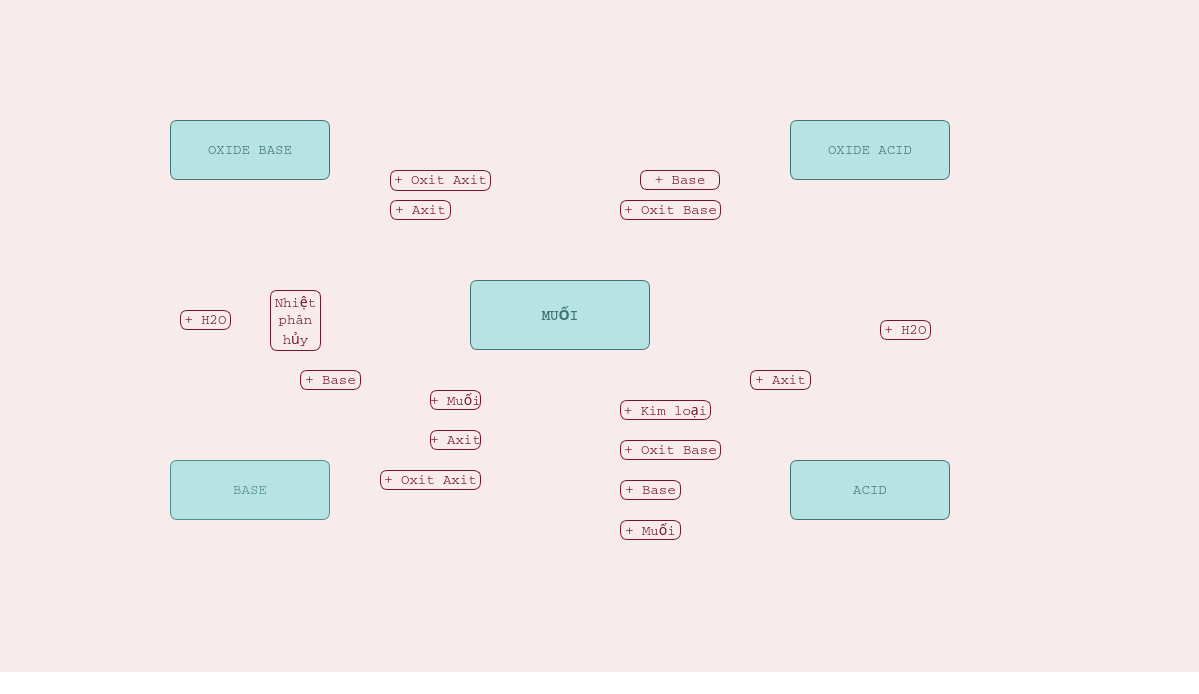
<?xml version="1.0" encoding="UTF-8"?>
<ui version="4.0">
 <class>MindMapWindow</class>
 <widget class="QMainWindow" name="MindMapWindow">
  <property name="geometry">
   <rect>
    <x>0</x>
    <y>0</y>
    <width>1199</width>
    <height>694</height>
   </rect>
  </property>
  <property name="windowTitle">
   <string>Mind Map</string>
  </property>
  <property name="styleSheet">
   <string notr="true">font-family: Courier, sans-serif;
font-size: 14px;
background-color:transparent</string>
  </property>
  <widget class="QWidget" name="centralwidget">
   <property name="styleSheet">
    <string notr="true">background-color: #f7ebeb;</string>
   </property>
   <widget class="QLabel" name="lblOxideBase">
    <property name="geometry">
     <rect>
      <x>170</x>
      <y>120</y>
      <width>160</width>
      <height>60</height>
     </rect>
    </property>
    <property name="styleSheet">
     <string notr="true">background-color: #b7e3e2; border-radius:8px; font: bold 14pt &quot;Montserrat&quot;;color:#3d7574;border: 1px solid #3d7574;
border-radius: 7px;</string>
    </property>
    <property name="text">
     <string>OXIDE BASE</string>
    </property>
    <property name="alignment">
     <set>Qt::AlignCenter</set>
    </property>
   </widget>
   <widget class="QLabel" name="lblOxideAcid">
    <property name="geometry">
     <rect>
      <x>790</x>
      <y>120</y>
      <width>160</width>
      <height>60</height>
     </rect>
    </property>
    <property name="styleSheet">
     <string notr="true">background-color: #b7e3e2; border-radius:8px; font: bold 14pt &quot;Montserrat&quot;;color:#3d7574;border: 1px solid #3d7574;
border-radius: 7px;</string>
    </property>
    <property name="text">
     <string>OXIDE ACID</string>
    </property>
    <property name="alignment">
     <set>Qt::AlignCenter</set>
    </property>
   </widget>
   <widget class="QLabel" name="lblBase">
    <property name="geometry">
     <rect>
      <x>170</x>
      <y>460</y>
      <width>160</width>
      <height>60</height>
     </rect>
    </property>
    <property name="styleSheet">
     <string notr="true">background-color: #b7e3e2; border-radius:8px; font: bold 14pt &quot;Montserrat&quot;;color:#4c8c8b;border: 1px solid #4c8c8b;
border-radius: 7px;</string>
    </property>
    <property name="text">
     <string>BASE</string>
    </property>
    <property name="alignment">
     <set>Qt::AlignCenter</set>
    </property>
   </widget>
   <widget class="QLabel" name="lblAcid">
    <property name="geometry">
     <rect>
      <x>790</x>
      <y>460</y>
      <width>160</width>
      <height>60</height>
     </rect>
    </property>
    <property name="styleSheet">
     <string notr="true">background-color: #b7e3e2; border-radius:8px; font: bold 14pt &quot;Montserrat&quot;;color:#3d7574;border: 1px solid #3d7574;
border-radius: 7px;</string>
    </property>
    <property name="text">
     <string>ACID</string>
    </property>
    <property name="alignment">
     <set>Qt::AlignCenter</set>
    </property>
   </widget>
   <widget class="QLabel" name="lblMuoi">
    <property name="geometry">
     <rect>
      <x>470</x>
      <y>280</y>
      <width>180</width>
      <height>70</height>
     </rect>
    </property>
    <property name="font">
     <font>
      <family>Montserrat</family>
      <pointsize>14</pointsize>
      <weight>75</weight>
      <italic>false</italic>
      <bold>true</bold>
     </font>
    </property>
    <property name="styleSheet">
     <string notr="true">background-color: #b7e3e2; border-radius:8px; font: bold 14pt &quot;Montserrat&quot;;color:#3d7574;border: 1px solid #3d7574;
border-radius: 7px;</string>
    </property>
    <property name="text">
     <string>MUỐI</string>
    </property>
    <property name="alignment">
     <set>Qt::AlignCenter</set>
    </property>
   </widget>
   <widget class="QLabel" name="arrow_top_left_to_center">
    <property name="geometry">
     <rect>
      <x>320</x>
      <y>190</y>
      <width>151</width>
      <height>91</height>
     </rect>
    </property>
    <property name="styleSheet">
     <string notr="true">background-color:transparent</string>
    </property>
    <property name="pixmap">
     <pixmap>../img/arrow3.png</pixmap>
    </property>
    <property name="scaledContents">
     <bool>true</bool>
    </property>
   </widget>
   <widget class="QLabel" name="arrow_top_right_to_center">
    <property name="geometry">
     <rect>
      <x>660</x>
      <y>190</y>
      <width>141</width>
      <height>91</height>
     </rect>
    </property>
    <property name="styleSheet">
     <string notr="true">background-color:transparent</string>
    </property>
    <property name="pixmap">
     <pixmap>../img/arrow2.png</pixmap>
    </property>
    <property name="scaledContents">
     <bool>true</bool>
    </property>
   </widget>
   <widget class="QLabel" name="arrow_bottom_left_to_center">
    <property name="geometry">
     <rect>
      <x>320</x>
      <y>340</y>
      <width>151</width>
      <height>91</height>
     </rect>
    </property>
    <property name="styleSheet">
     <string notr="true">background-color:transparent</string>
    </property>
    <property name="pixmap">
     <pixmap>../img/arrow4.png</pixmap>
    </property>
    <property name="scaledContents">
     <bool>true</bool>
    </property>
   </widget>
   <widget class="QLabel" name="arrow_bottom_right_to_center">
    <property name="geometry">
     <rect>
      <x>660</x>
      <y>350</y>
      <width>161</width>
      <height>91</height>
     </rect>
    </property>
    <property name="styleSheet">
     <string notr="true">background-color:transparent</string>
    </property>
    <property name="pixmap">
     <pixmap>../img/arrow1.png</pixmap>
    </property>
    <property name="scaledContents">
     <bool>true</bool>
    </property>
   </widget>
   <widget class="QLabel" name="lblPlusAcidTL">
    <property name="geometry">
     <rect>
      <x>390</x>
      <y>200</y>
      <width>61</width>
      <height>20</height>
     </rect>
    </property>
    <property name="styleSheet">
     <string notr="true">background-color:#f7ebeb;
color:#751330;
border: 1px solid #751330;
border-radius: 7px;</string>
    </property>
    <property name="text">
     <string>+ Axit</string>
    </property>
    <property name="alignment">
     <set>Qt::AlignCenter</set>
    </property>
   </widget>
   <widget class="QLabel" name="lblPlusBaseTR">
    <property name="geometry">
     <rect>
      <x>640</x>
      <y>170</y>
      <width>80</width>
      <height>20</height>
     </rect>
    </property>
    <property name="styleSheet">
     <string notr="true">background-color:#f7ebeb;
color:#751330;
border: 1px solid #751330;
border-radius: 7px;</string>
    </property>
    <property name="text">
     <string>+ Base</string>
    </property>
    <property name="alignment">
     <set>Qt::AlignCenter</set>
    </property>
   </widget>
   <widget class="QLabel" name="lblPlusBaseBL">
    <property name="geometry">
     <rect>
      <x>430</x>
      <y>390</y>
      <width>51</width>
      <height>20</height>
     </rect>
    </property>
    <property name="styleSheet">
     <string notr="true">background-color:#f7ebeb;
color:#751330;
border: 1px solid #751330;
border-radius: 7px;</string>
    </property>
    <property name="text">
     <string>+ Muối</string>
    </property>
    <property name="alignment">
     <set>Qt::AlignCenter</set>
    </property>
   </widget>
   <widget class="QLabel" name="lblPlusKimloai">
    <property name="geometry">
     <rect>
      <x>620</x>
      <y>400</y>
      <width>91</width>
      <height>20</height>
     </rect>
    </property>
    <property name="styleSheet">
     <string notr="true">background-color:#f7ebeb;
color:#751330;
border: 1px solid #751330;
border-radius: 7px;</string>
    </property>
    <property name="text">
     <string>+ Kim loại</string>
    </property>
    <property name="alignment">
     <set>Qt::AlignCenter</set>
    </property>
   </widget>
   <widget class="QLabel" name="lblPlusAcidTL_2">
    <property name="geometry">
     <rect>
      <x>390</x>
      <y>170</y>
      <width>101</width>
      <height>21</height>
     </rect>
    </property>
    <property name="font">
     <font>
      <family>Courier,sans-serif</family>
      <pointsize>-1</pointsize>
     </font>
    </property>
    <property name="styleSheet">
     <string notr="true">background-color:#f7ebeb;
color:#751330;
border: 1px solid #751330;
border-radius: 7px;</string>
    </property>
    <property name="text">
     <string>+ Oxit Axit</string>
    </property>
    <property name="alignment">
     <set>Qt::AlignCenter</set>
    </property>
   </widget>
   <widget class="QLabel" name="lblPlusBaseTR_2">
    <property name="geometry">
     <rect>
      <x>620</x>
      <y>200</y>
      <width>101</width>
      <height>20</height>
     </rect>
    </property>
    <property name="styleSheet">
     <string notr="true">background-color:#f7ebeb;
color:#751330;
border: 1px solid #751330;
border-radius: 7px;</string>
    </property>
    <property name="text">
     <string>+ Oxit Base</string>
    </property>
    <property name="alignment">
     <set>Qt::AlignCenter</set>
    </property>
   </widget>
   <widget class="QLabel" name="lblPlusAcidTL_3">
    <property name="geometry">
     <rect>
      <x>430</x>
      <y>430</y>
      <width>51</width>
      <height>20</height>
     </rect>
    </property>
    <property name="styleSheet">
     <string notr="true">background-color:#f7ebeb;
color:#751330;
border: 1px solid #751330;
border-radius: 7px;</string>
    </property>
    <property name="text">
     <string>+ Axit</string>
    </property>
    <property name="alignment">
     <set>Qt::AlignCenter</set>
    </property>
   </widget>
   <widget class="QLabel" name="lblPlusAcidTL_4">
    <property name="geometry">
     <rect>
      <x>380</x>
      <y>470</y>
      <width>101</width>
      <height>20</height>
     </rect>
    </property>
    <property name="font">
     <font>
      <family>Courier,sans-serif</family>
      <pointsize>-1</pointsize>
     </font>
    </property>
    <property name="styleSheet">
     <string notr="true">background-color:#f7ebeb;
color:#751330;
border: 1px solid #751330;
border-radius: 7px;</string>
    </property>
    <property name="text">
     <string>+ Oxit Axit</string>
    </property>
    <property name="alignment">
     <set>Qt::AlignCenter</set>
    </property>
   </widget>
   <widget class="QLabel" name="arrow_top_right_to_center_2">
    <property name="geometry">
     <rect>
      <x>310</x>
      <y>340</y>
      <width>151</width>
      <height>91</height>
     </rect>
    </property>
    <property name="styleSheet">
     <string notr="true">background-color:transparent</string>
    </property>
    <property name="pixmap">
     <pixmap>../img/arrow2.png</pixmap>
    </property>
    <property name="scaledContents">
     <bool>true</bool>
    </property>
   </widget>
   <widget class="QLabel" name="lblPlusBaseTR_3">
    <property name="geometry">
     <rect>
      <x>300</x>
      <y>370</y>
      <width>61</width>
      <height>20</height>
     </rect>
    </property>
    <property name="styleSheet">
     <string notr="true">background-color:#f7ebeb;
color:#751330;
border: 1px solid #751330;
border-radius: 7px;</string>
    </property>
    <property name="text">
     <string>+ Base</string>
    </property>
    <property name="alignment">
     <set>Qt::AlignCenter</set>
    </property>
   </widget>
   <widget class="QLabel" name="lblPlusBaseTR_4">
    <property name="geometry">
     <rect>
      <x>620</x>
      <y>440</y>
      <width>101</width>
      <height>20</height>
     </rect>
    </property>
    <property name="styleSheet">
     <string notr="true">background-color:#f7ebeb;
color:#751330;
border: 1px solid #751330;
border-radius: 7px;</string>
    </property>
    <property name="text">
     <string>+ Oxit Base</string>
    </property>
    <property name="alignment">
     <set>Qt::AlignCenter</set>
    </property>
   </widget>
   <widget class="QLabel" name="lblPlusBaseTR_5">
    <property name="geometry">
     <rect>
      <x>620</x>
      <y>480</y>
      <width>61</width>
      <height>20</height>
     </rect>
    </property>
    <property name="styleSheet">
     <string notr="true">background-color:#f7ebeb;
color:#751330;
border: 1px solid #751330;
border-radius: 7px;</string>
    </property>
    <property name="text">
     <string>+ Base</string>
    </property>
    <property name="alignment">
     <set>Qt::AlignCenter</set>
    </property>
   </widget>
   <widget class="QLabel" name="lblPlusBaseBL_2">
    <property name="geometry">
     <rect>
      <x>620</x>
      <y>520</y>
      <width>61</width>
      <height>20</height>
     </rect>
    </property>
    <property name="styleSheet">
     <string notr="true">background-color:#f7ebeb;
color:#751330;
border: 1px solid #751330;
border-radius: 7px;</string>
    </property>
    <property name="text">
     <string>+ Muối</string>
    </property>
    <property name="alignment">
     <set>Qt::AlignCenter</set>
    </property>
   </widget>
   <widget class="QLabel" name="lblPlusAcidTL_5">
    <property name="geometry">
     <rect>
      <x>750</x>
      <y>370</y>
      <width>61</width>
      <height>20</height>
     </rect>
    </property>
    <property name="styleSheet">
     <string notr="true">background-color:#f7ebeb;
color:#751330;
border: 1px solid #751330;
border-radius: 7px;</string>
    </property>
    <property name="text">
     <string>+ Axit</string>
    </property>
    <property name="alignment">
     <set>Qt::AlignCenter</set>
    </property>
   </widget>
   <widget class="QLabel" name="arrow_top_right_to_center_3">
    <property name="geometry">
     <rect>
      <x>850</x>
      <y>200</y>
      <width>41</width>
      <height>251</height>
     </rect>
    </property>
    <property name="styleSheet">
     <string notr="true">background-color:transparent</string>
    </property>
    <property name="pixmap">
     <pixmap>arrow5.png</pixmap>
    </property>
    <property name="scaledContents">
     <bool>true</bool>
    </property>
   </widget>
   <widget class="QLabel" name="arrow_top_right_to_center_4">
    <property name="geometry">
     <rect>
      <x>230</x>
      <y>190</y>
      <width>41</width>
      <height>251</height>
     </rect>
    </property>
    <property name="styleSheet">
     <string notr="true">background-color:transparent</string>
    </property>
    <property name="pixmap">
     <pixmap>arrow6.png</pixmap>
    </property>
    <property name="scaledContents">
     <bool>true</bool>
    </property>
   </widget>
   <widget class="QLabel" name="arrow_top_right_to_center_5">
    <property name="geometry">
     <rect>
      <x>220</x>
      <y>190</y>
      <width>41</width>
      <height>251</height>
     </rect>
    </property>
    <property name="styleSheet">
     <string notr="true">background-color:transparent</string>
    </property>
    <property name="pixmap">
     <pixmap>arrow5.png</pixmap>
    </property>
    <property name="scaledContents">
     <bool>true</bool>
    </property>
   </widget>
   <widget class="QLabel" name="lblPlusBaseTR_6">
    <property name="geometry">
     <rect>
      <x>880</x>
      <y>320</y>
      <width>51</width>
      <height>20</height>
     </rect>
    </property>
    <property name="styleSheet">
     <string notr="true">background-color:#f7ebeb;
color:#751330;
border: 1px solid #751330;
border-radius: 7px;</string>
    </property>
    <property name="text">
     <string>+ H2O</string>
    </property>
    <property name="alignment">
     <set>Qt::AlignCenter</set>
    </property>
   </widget>
   <widget class="QLabel" name="lblPlusBaseTR_7">
    <property name="geometry">
     <rect>
      <x>180</x>
      <y>310</y>
      <width>51</width>
      <height>20</height>
     </rect>
    </property>
    <property name="styleSheet">
     <string notr="true">background-color:#f7ebeb;
color:#751330;
border: 1px solid #751330;
border-radius: 7px;</string>
    </property>
    <property name="text">
     <string>+ H2O</string>
    </property>
    <property name="alignment">
     <set>Qt::AlignCenter</set>
    </property>
   </widget>
   <widget class="QLabel" name="lblPlusBaseTR_8">
    <property name="geometry">
     <rect>
      <x>270</x>
      <y>290</y>
      <width>51</width>
      <height>61</height>
     </rect>
    </property>
    <property name="styleSheet">
     <string notr="true">background-color:#f7ebeb;
color:#751330;
border: 1px solid #751330;
border-radius: 7px;</string>
    </property>
    <property name="text">
     <string>Nhiệt 
phân 
hủy</string>
    </property>
    <property name="alignment">
     <set>Qt::AlignCenter</set>
    </property>
   </widget>
   <widget class="QLabel" name="arrow_top_left_to_center_2">
    <property name="geometry">
     <rect>
      <x>660</x>
      <y>360</y>
      <width>161</width>
      <height>91</height>
     </rect>
    </property>
    <property name="styleSheet">
     <string notr="true">background-color:transparent</string>
    </property>
    <property name="pixmap">
     <pixmap>../img/arrow3.png</pixmap>
    </property>
    <property name="scaledContents">
     <bool>true</bool>
    </property>
   </widget>
   <zorder>arrow_top_left_to_center_2</zorder>
   <zorder>lblOxideBase</zorder>
   <zorder>lblOxideAcid</zorder>
   <zorder>lblBase</zorder>
   <zorder>lblAcid</zorder>
   <zorder>lblMuoi</zorder>
   <zorder>arrow_top_left_to_center</zorder>
   <zorder>arrow_top_right_to_center</zorder>
   <zorder>arrow_bottom_left_to_center</zorder>
   <zorder>arrow_bottom_right_to_center</zorder>
   <zorder>lblPlusAcidTL</zorder>
   <zorder>lblPlusBaseTR</zorder>
   <zorder>lblPlusAcidTL_2</zorder>
   <zorder>lblPlusBaseTR_2</zorder>
   <zorder>arrow_top_right_to_center_2</zorder>
   <zorder>lblPlusBaseTR_3</zorder>
   <zorder>lblPlusAcidTL_5</zorder>
   <zorder>arrow_top_right_to_center_3</zorder>
   <zorder>arrow_top_right_to_center_4</zorder>
   <zorder>arrow_top_right_to_center_5</zorder>
   <zorder>lblPlusBaseTR_6</zorder>
   <zorder>lblPlusBaseTR_7</zorder>
   <zorder>lblPlusBaseTR_8</zorder>
   <zorder>lblPlusAcidTL_3</zorder>
   <zorder>lblPlusAcidTL_4</zorder>
   <zorder>lblPlusBaseBL</zorder>
   <zorder>lblPlusKimloai</zorder>
   <zorder>lblPlusBaseBL_2</zorder>
   <zorder>lblPlusBaseTR_4</zorder>
   <zorder>lblPlusBaseTR_5</zorder>
  </widget>
  <widget class="QStatusBar" name="statusbar"/>
 </widget>
 <resources/>
 <connections/>
</ui>
